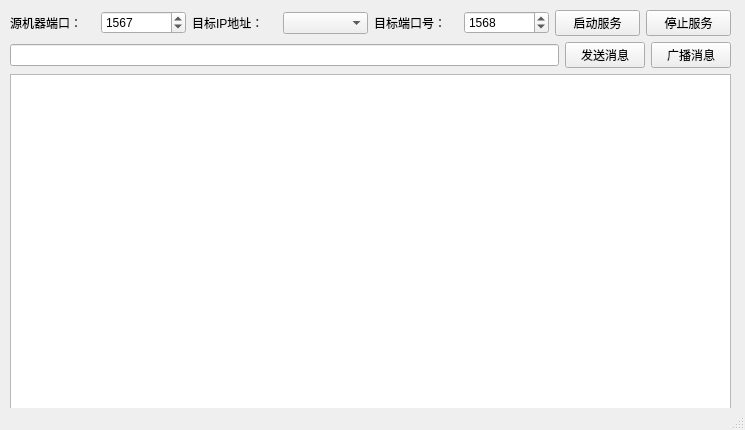
<?xml version="1.0" encoding="UTF-8"?>
<ui version="4.0">
 <class>udpComm</class>
 <widget class="QMainWindow" name="udpComm">
  <property name="geometry">
   <rect>
    <x>0</x>
    <y>0</y>
    <width>745</width>
    <height>430</height>
   </rect>
  </property>
  <property name="windowTitle">
   <string>UDP通信程序--测试版</string>
  </property>
  <widget class="QWidget" name="centralwidget">
   <widget class="QWidget" name="">
    <property name="geometry">
     <rect>
      <x>10</x>
      <y>10</y>
      <width>721</width>
      <height>401</height>
     </rect>
    </property>
    <layout class="QVBoxLayout" name="verticalLayout_2">
     <item>
      <layout class="QVBoxLayout" name="verticalLayout">
       <item>
        <layout class="QHBoxLayout" name="horizontalLayout">
         <item>
          <widget class="QLabel" name="label">
           <property name="text">
            <string>源机器端口：</string>
           </property>
          </widget>
         </item>
         <item>
          <widget class="QSpinBox" name="spinBoxbindport">
           <property name="maximum">
            <number>65535</number>
           </property>
           <property name="value">
            <number>1567</number>
           </property>
          </widget>
         </item>
         <item>
          <widget class="QLabel" name="label_2">
           <property name="text">
            <string>目标IP地址：</string>
           </property>
          </widget>
         </item>
         <item>
          <widget class="QComboBox" name="comboBoxtargetip"/>
         </item>
         <item>
          <widget class="QLabel" name="label_3">
           <property name="text">
            <string>目标端口号：</string>
           </property>
          </widget>
         </item>
         <item>
          <widget class="QSpinBox" name="spinBoxtargetport">
           <property name="maximum">
            <number>65535</number>
           </property>
           <property name="value">
            <number>1568</number>
           </property>
          </widget>
         </item>
         <item>
          <widget class="QPushButton" name="pushButton_start">
           <property name="text">
            <string>启动服务</string>
           </property>
          </widget>
         </item>
         <item>
          <widget class="QPushButton" name="pushButton_stop">
           <property name="text">
            <string>停止服务</string>
           </property>
          </widget>
         </item>
        </layout>
       </item>
       <item>
        <layout class="QHBoxLayout" name="horizontalLayout_2">
         <item>
          <widget class="QLineEdit" name="lineEditmsg"/>
         </item>
         <item>
          <widget class="QPushButton" name="pushButton_sendmsg">
           <property name="text">
            <string>发送消息</string>
           </property>
          </widget>
         </item>
         <item>
          <widget class="QPushButton" name="pushButton_broadcastmsg">
           <property name="text">
            <string>广播消息</string>
           </property>
          </widget>
         </item>
        </layout>
       </item>
      </layout>
     </item>
     <item>
      <widget class="QPlainTextEdit" name="plainTextEditdispmsg"/>
     </item>
    </layout>
   </widget>
  </widget>
  <widget class="QStatusBar" name="statusbar"/>
 </widget>
 <resources/>
 <connections/>
</ui>
